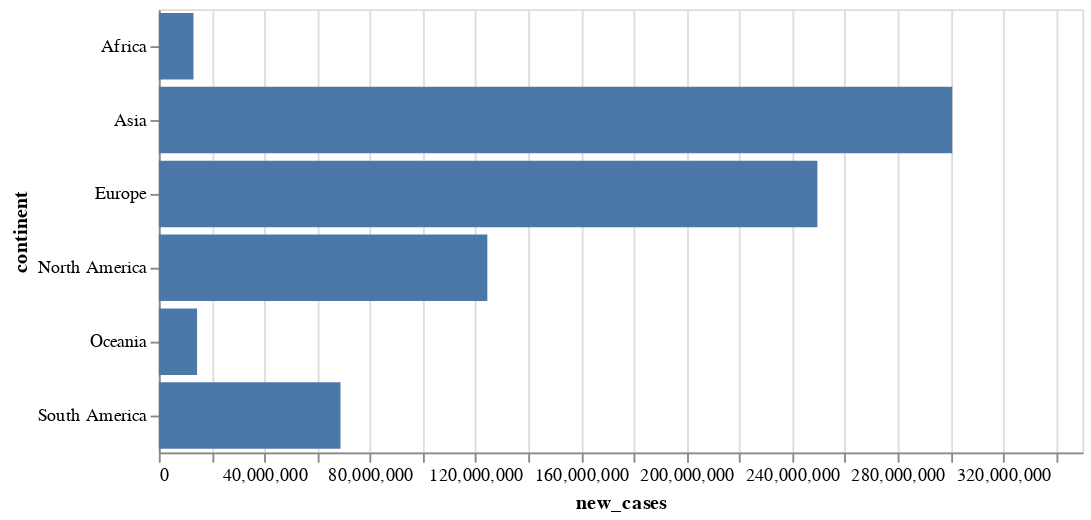

Here is the notebook cell this chart was saved with:
### Markdown cell above
✏️ *Change above chart into a horizontal bar chart of new cases:*

### Code cell
alt.Chart(data).mark_bar().encode(y='continent', x='new_cases').properties(height=alt.Step(40), width=500)

### Figure 1 — Vega-Lite specification as saved in the notebook (floating-point values rounded to 4 significant figures)
{"config": {"view": {"continuousWidth": 300, "continuousHeight": 300}}, "data": {"name": "data-f0a2ba772c5a1c7ac513b65e63b87dcc"}, "mark": {"type": "bar"}, "encoding": {"x": {"field": "new_cases", "type": "quantitative"}, "y": {"field": "continent", "type": "nominal"}}, "height": {"step": 40}, "width": 500, "$schema": "https://vega.github.io/schema/vega-lite/v5.8.0.json", "datasets": {"data-f0a2ba772c5a1c7ac513b65e63b87dcc": [{"continent": "Africa", "total_cases": 10650000000.0, "new_cases": 13130000.0, "new_cases_smoothed": 13130000.0, "total_deaths": 228700000.0, "new_deaths": 261600.0, "new_deaths_smoothed": 261300.0, "total_cases_per_million": 1725000000.0, "new_cases_per_million": 2649000.0, "new_cases_smoothed_per_million": 2649000.0, "total_deaths_per_million": 15130000.0, "new_deaths_per_million": 18370.0, "new_deaths_smoothed_per_million": 18320.0, "reproduction_rate": 41240.0, "icu_patients": 718200.0, "icu_patients_per_million": 12080.0, "hosp_patients": 5107000.0, "hosp_patients_per_million": 85270.0, "weekly_icu_admissions": 0.0, "weekly_icu_admissions_per_million": 0.0, "weekly_hosp_admissions": 521500.0, "weekly_hosp_admissions_per_million": 8707.0, "total_tests": 22210000000.0, "new_tests": 61530000.0, "total_tests_per_thousand": 894800.0, "new_tests_per_thousand": 2946.0, "new_tests_smoothed": 90960000.0, "new_tests_smoothed_per_thousand": 5560.0, "positive_rate": 1393.0, "tests_per_case": 2064000.0, "total_vaccinations": 50390000000.0, "people_vaccinated": 29750000000.0, "people_fully_vaccinated": 22500000000.0, "total_boosters": 2542000000.0, "new_vaccinations": 117400000.0, "new_vaccinations_smoothed": 851300000.0, "total_vaccinations_per_hundred": 189700.0, "people_vaccinated_per_hundred": 110600.0, "people_fully_vaccinated_per_hundred": 85920.0, "total_boosters_per_hundred": 10780.0, "new_vaccinations_smoothed_per_million": 37440000.0, "new_people_vaccinated_smoothed": 548500000.0, "new_people_vaccinated_smoothed_per_hundred": 2243.0, "stringency_index": 2132000.0, "population_density": 7520000.0, "median_age": 1637000.0, "aged_65_older": 271700.0, "aged_70_older": 174200.0, "gdp_per_capita": 395600000.0, "extreme_poverty": 1917000.0, "cardiovasc_death_rate": 21270000.0, "diabetes_prevalence": 416800.0, "female_smokers": 127600.0, "male_smokers": 1354000.0, "handwashing_facilities": 1517000.0, "hospital_beds_per_thousand": 82560.0, "life_expectancy": 5076000.0, "human_development_index": 40740.0, "population": 1955000000000.0, "excess_mortality_cumulative_absolute": 42120000.0, "excess_mortality_cumulative": 8493.0, "excess_mortality": 9327.0, "excess_mortality_cumulative_per_million": 952700.0}, {"continent": "Asia", "total_cases": 161200000000.0, "new_cases": 300700000.0, "new_cases_smoothed": 300700000.0, "total_deaths": 1297000000.0, "new_deaths": 1634000.0, "new_deaths_smoothed": 1634000.0, "total_cases_per_million": 4329000000.0, "new_cases_per_million": 6730000.0, "new_cases_smoothed_per_million": 6730000.0, "total_deaths_per_million": 26010000.0, "new_deaths_per_million": 31960.0, "new_deaths_smoothed_per_million": 31960.0, "reproduction_rate": 43270.0, "icu_patients": 905600.0, "icu_patients_per_million": 29200.0, "hosp_patients": 6789000.0, "hosp_patients_per_million": 222600.0, "weekly_icu_admissions": 76320.0, "weekly_icu_admissions_per_million": 5737.0, "weekly_hosp_admissions": 6648000.0, "weekly_hosp_admissions_per_million": 237800.0, "total_tests": 576000000000.0, "new_tests": 1798000000.0, "total_tests_per_thousand": 16110000.0, "new_tests_per_thousand": 60790.0, "new_tests_smoothed": 11020000000.0, "new_tests_smoothed_per_thousand": 78680.0, "positive_rate": 1940.0, "tests_per_case": 220700000.0, "total_vaccinations": 4048000000000.0, "people_vaccinated": 1207000000000.0, "people_fully_vaccinated": 1027000000000.0, "total_boosters": 272200000000.0, "new_vaccinations": 7550000000.0, "new_vaccinations_smoothed": 9069000000.0, "total_vaccinations_per_hundred": 2231000.0, "people_vaccinated_per_hundred": 929500.0, "people_fully_vaccinated_per_hundred": 815200.0, "total_boosters_per_hundred": 343100.0, "new_vaccinations_smoothed_per_million": 90900000.0, "new_people_vaccinated_smoothed": 3062000000.0, "new_people_vaccinated_smoothed_per_hundred": 3429.0, "stringency_index": 2394000.0, "population_density": 52720000.0, "median_age": 2077000.0, "aged_65_older": 432000.0, "aged_70_older": 277700.0, "gdp_per_capita": 1518000000.0, "extreme_poverty": 221700.0, "cardiovasc_death_rate": 19490000.0, "diabetes_prevalence": 590500.0, "female_smokers": 250400.0, "male_smokers": 2069000.0, "handwashing_facilities": 2577000.0, "hospital_beds_per_thousand": 199500.0, "life_expectancy": 5061000.0, "human_development_index": 47600.0, "population": 6483000000000.0, "excess_mortality_cumulative_absolute": 47390000.0, "excess_mortality_cumulative": 15890.0, "excess_mortality": 20410.0, "excess_mortality_cumulative_per_million": 1565000.0}, {"continent": "Europe", "total_cases": 160300000000.0, "new_cases": 249600000.0, "new_cases_smoothed": 249600000.0, "total_deaths": 1726000000.0, "new_deaths": 2078000.0, "new_deaths_smoothed": 2078000.0, "total_cases_per_million": 13190000000.0, "new_cases_per_million": 20300000.0, "new_cases_smoothed_per_million": 20300000.0, "total_deaths_per_million": 109000000.0, "new_deaths_per_million": 133400.0, "new_deaths_smoothed_per_million": 133400.0, "reproduction_rate": 47090.0, "icu_patients": 10080000.0, "icu_patients_per_million": 427400.0, "hosp_patients": 87480000.0, "hosp_patients_per_million": 4401000.0, "weekly_icu_admissions": 2987000.0, "weekly_icu_admissions_per_million": 78760.0, "weekly_hosp_admissions": 45480000.0, "weekly_hosp_admissions_per_million": 1527000.0, "total_tests": 609300000000.0, "new_tests": 1955000000.0, "total_tests_per_thousand": 47790000.0, "new_tests_per_thousand": 157400.0, "new_tests_smoothed": 2345000000.0, "new_tests_smoothed_per_thousand": 175600.0, "positive_rate": 3191.0, "tests_per_case": 1898000.0, "total_vaccinations": 704100000000.0, "people_vaccinated": 290600000000.0, "people_fully_vaccinated": 259100000000.0, "total_boosters": 153700000000.0, "new_vaccinations": 1266000000.0, "new_vaccinations_smoothed": 1562000000.0, "total_vaccinations_per_hundred": 3381000.0, "people_vaccinated_per_hundred": 1371000.0, "people_fully_vaccinated_per_hundred": 1179000.0, "total_boosters_per_hundred": 658100.0, "new_vaccinations_smoothed_per_million": 103100000.0, "new_people_vaccinated_smoothed": 573700000.0, "new_people_vaccinated_smoothed_per_hundred": 3688.0, "stringency_index": 1888000.0, "population_density": 41250000.0, "median_age": 2310000.0, "aged_65_older": 972900.0, "aged_70_older": 630100.0, "gdp_per_capita": 1923000000.0, "extreme_poverty": 37200.0, "cardiovasc_death_rate": 12950000.0, "diabetes_prevalence": 395900.0, "female_smokers": 1285000.0, "male_smokers": 1954000.0, "handwashing_facilities": 386400.0, "hospital_beds_per_thousand": 304800.0, "life_expectancy": 5255000.0, "human_development_index": 50720.0, "population": 1112000000000.0, "excess_mortality_cumulative_absolute": 214100000.0, "excess_mortality_cumulative": 50400.0, "excess_mortality": 59560.0, "excess_mortality_cumulative_per_million": 12370000.0}, {"continent": "North America", "total_cases": 89450000000.0, "new_cases": 124500000.0, "new_cases_smoothed": 124500000.0, "total_deaths": 1380000000.0, "new_deaths": 1606000.0, "new_deaths_smoothed": 1605000.0, "total_cases_per_million": 6089000000.0, "new_cases_per_million": 9492000.0, "new_cases_smoothed_per_million": 9492000.0, "total_deaths_per_million": 46900000.0, "new_deaths_per_million": 62210.0, "new_deaths_smoothed_per_million": 62190.0, "reproduction_rate": 19170.0, "icu_patients": 10710000.0, "icu_patients_per_million": 42800.0, "hosp_patients": 51550000.0, "hosp_patients_per_million": 247200.0, "weekly_icu_admissions": 0.0, "weekly_icu_admissions_per_million": 0.0, "weekly_hosp_admissions": 46240000.0, "weekly_hosp_admissions_per_million": 136700.0, "total_tests": 381800000000.0, "new_tests": 1017000000.0, "total_tests_per_thousand": 4102000.0, "new_tests_per_thousand": 11820.0, "new_tests_smoothed": 1020000000.0, "new_tests_smoothed_per_thousand": 17260.0, "positive_rate": 1625.0, "tests_per_case": 339600.0, "total_vaccinations": 534000000000.0, "people_vaccinated": 239100000000.0, "people_fully_vaccinated": 202600000000.0, "total_boosters": 46630000000.0, "new_vaccinations": 998300000.0, "new_vaccinations_smoothed": 1148000000.0, "total_vaccinations_per_hundred": 985100.0, "people_vaccinated_per_hundred": 430100.0, "people_fully_vaccinated_per_hundred": 369100.0, "total_boosters_per_hundred": 96860.0, "new_vaccinations_smoothed_per_million": 49560000.0, "new_people_vaccinated_smoothed": 458800000.0, "new_people_vaccinated_smoothed_per_hundred": 2062.0, "stringency_index": 1035000.0, "population_density": 13060000.0, "median_age": 1258000.0, "aged_65_older": 341000.0, "aged_70_older": 230700.0, "gdp_per_capita": 802000000.0, "extreme_poverty": 86240.0, "cardiovasc_death_rate": 7025000.0, "diabetes_prevalence": 462600.0, "female_smokers": 123600.0, "male_smokers": 367100.0, "handwashing_facilities": 1382000.0, "hospital_beds_per_thousand": 73050.0, "life_expectancy": 4235000.0, "human_development_index": 23840.0, "population": 823600000000.0, "excess_mortality_cumulative_absolute": 227000000.0, "excess_mortality_cumulative": 17400.0, "excess_mortality": 22200.0, "excess_mortality_cumulative_per_million": 2631000.0}, {"continent": "Oceania", "total_cases": 7121000000.0, "new_cases": 14480000.0, "new_cases_smoothed": 14480000.0, "total_deaths": 14200000.0, "new_deaths": 29830.0, "new_deaths_smoothed": 29830.0, "total_cases_per_million": 2659000000.0, "new_cases_per_million": 5592000.0, "new_cases_smoothed_per_million": 5592000.0, "total_deaths_per_million": 8296000.0, "new_deaths_per_million": 12900.0, "new_deaths_smoothed_per_million": 12900.0, "reproduction_rate": 4425.0, "icu_patients": 94920.0, "icu_patients_per_million": 3626.0, "hosp_patients": 1761000.0, "hosp_patients_per_million": 67290.0, "weekly_icu_admissions": 0.0, "weekly_icu_admissions_per_million": 0.0, "weekly_hosp_admissions": 0.0, "weekly_hosp_admissions_per_million": 0.0, "total_tests": 24120000000.0, "new_tests": 78410000.0, "total_tests_per_thousand": 2274000.0, "new_tests_per_thousand": 7263.0, "new_tests_smoothed": 81370000.0, "new_tests_smoothed_per_thousand": 8745.0, "positive_rate": 188.3, "tests_per_case": 1607000.0, "total_vaccinations": 25270000000.0, "people_vaccinated": 7714000000.0, "people_fully_vaccinated": 7969000000.0, "total_boosters": 4926000000.0, "new_vaccinations": 74540000.0, "new_vaccinations_smoothed": 82640000.0, "total_vaccinations_per_hundred": 252400.0, "people_vaccinated_per_hundred": 98100.0, "people_fully_vaccinated_per_hundred": 89830.0, "total_boosters_per_hundred": 45290.0, "new_vaccinations_smoothed_per_million": 32290000.0, "new_people_vaccinated_smoothed": 28950000.0, "new_people_vaccinated_smoothed_per_hundred": 1226.0, "stringency_index": 348200.0, "population_density": 3894000.0, "median_age": 492100.0, "aged_65_older": 131900.0, "aged_70_older": 80500.0, "gdp_per_capita": 203800000.0, "extreme_poverty": 81580.0, "cardiovasc_death_rate": 6896000.0, "diabetes_prevalence": 412100.0, "female_smokers": 246000.0, "male_smokers": 483700.0, "handwashing_facilities": 196900.0, "hospital_beds_per_thousand": 37230.0, "life_expectancy": 2323000.0, "human_development_index": 11750.0, "population": 61770000000.0, "excess_mortality_cumulative_absolute": 843800.0, "excess_mortality_cumulative": -330.3, "excess_mortality": 1603.0, "excess_mortality_cumulative_per_million": 8936.0}, {"continent": "South America", "total_cases": 52740000000.0, "new_cases": 68840000.0, "new_cases_smoothed": 68800000.0, "total_deaths": 1238000000.0, "new_deaths": 1360000.0, "new_deaths_smoothed": 1360000.0, "total_cases_per_million": 1775000000.0, "new_cases_per_million": 2565000.0, "new_cases_smoothed_per_million": 2564000.0, "total_deaths_per_million": 29260000.0, "new_deaths_per_million": 33190.0, "new_deaths_smoothed_per_million": 33190.0, "reproduction_rate": 12130.0, "icu_patients": 2935000.0, "icu_patients_per_million": 95910.0, "hosp_patients": 368800.0, "hosp_patients_per_million": 30170.0, "weekly_icu_admissions": 400000.0, "weekly_icu_admissions_per_million": 20410.0, "weekly_hosp_admissions": 1611000.0, "weekly_hosp_admissions_per_million": 82180.0, "total_tests": 61970000000.0, "new_tests": 163500000.0, "total_tests_per_thousand": 2205000.0, "new_tests_per_thousand": 6513.0, "new_tests_smoothed": 226500000.0, "new_tests_smoothed_per_thousand": 8010.0, "positive_rate": 1079.0, "tests_per_case": 131500.0, "total_vaccinations": 407800000000.0, "people_vaccinated": 176700000000.0, "people_fully_vaccinated": 146900000000.0, "total_boosters": 82620000000.0, "new_vaccinations": 845100000.0, "new_vaccinations_smoothed": 959000000.0, "total_vaccinations_per_hundred": 890800.0, "people_vaccinated_per_hundred": 373700.0, "people_fully_vaccinated_per_hundred": 318000.0, "total_boosters_per_hundred": 199000.0, "new_vaccinations_smoothed_per_million": 24500000.0, "new_people_vaccinated_smoothed": 375000000.0, "new_people_vaccinated_smoothed_per_hundred": 1003.0, "stringency_index": 646100.0, "population_density": 401600.0, "median_age": 532300.0, "aged_65_older": 136400.0, "aged_70_older": 89420.0, "gdp_per_capita": 228000000.0, "extreme_poverty": 35380.0, "cardiovasc_death_rate": 3085000.0, "diabetes_prevalence": 128600.0, "female_smokers": 135100.0, "male_smokers": 270900.0, "handwashing_facilities": 542800.0, "hospital_beds_per_thousand": 34090.0, "life_expectancy": 1458000.0, "human_development_index": 12570.0, "population": 599300000000.0, "excess_mortality_cumulative_absolute": 89900000.0, "excess_mortality_cumulative": 26720.0, "excess_mortality": 22360.0, "excess_mortality_cumulative_per_million": 2525000.0}]}}
